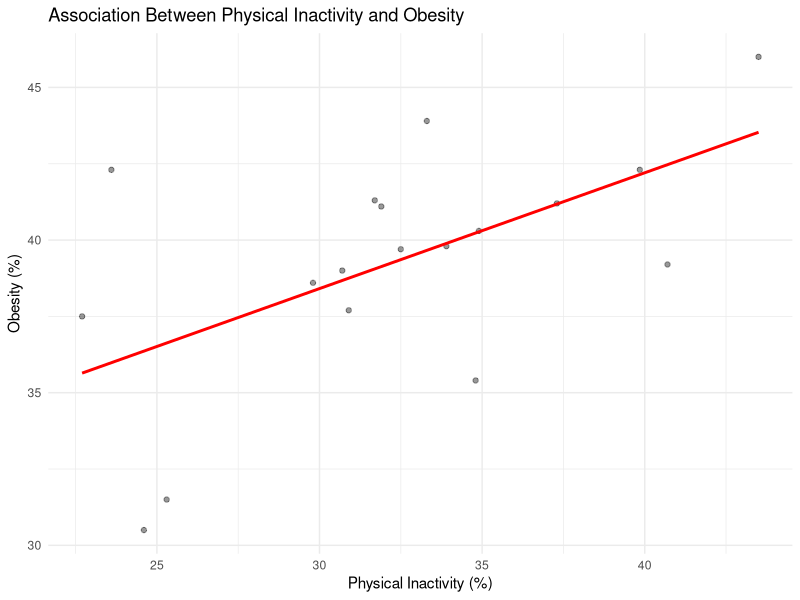
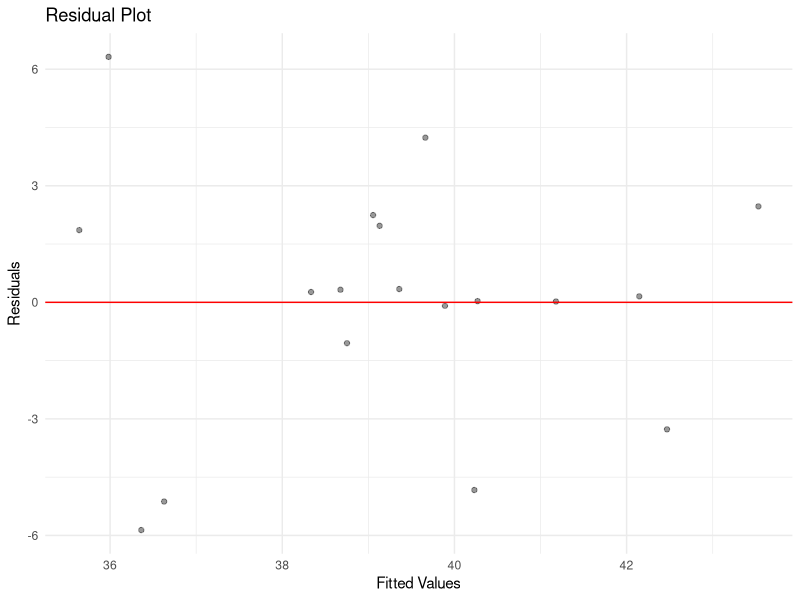
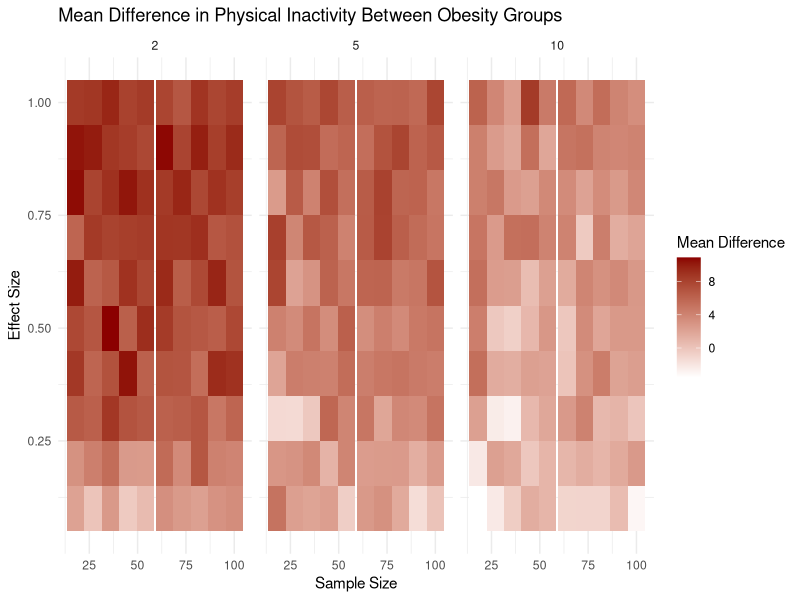
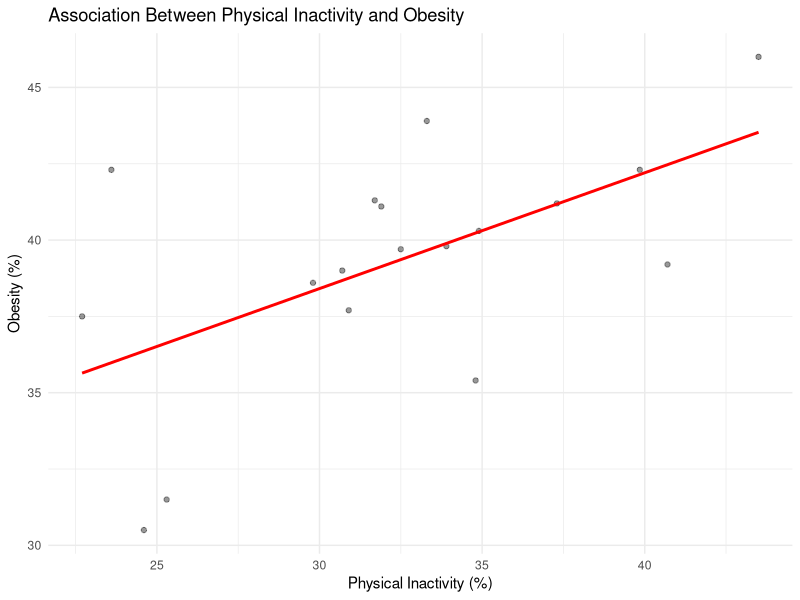
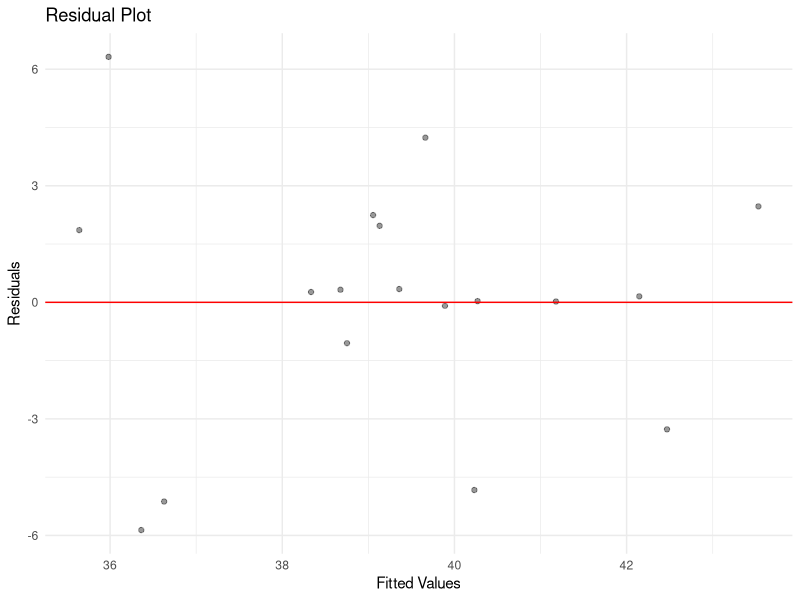
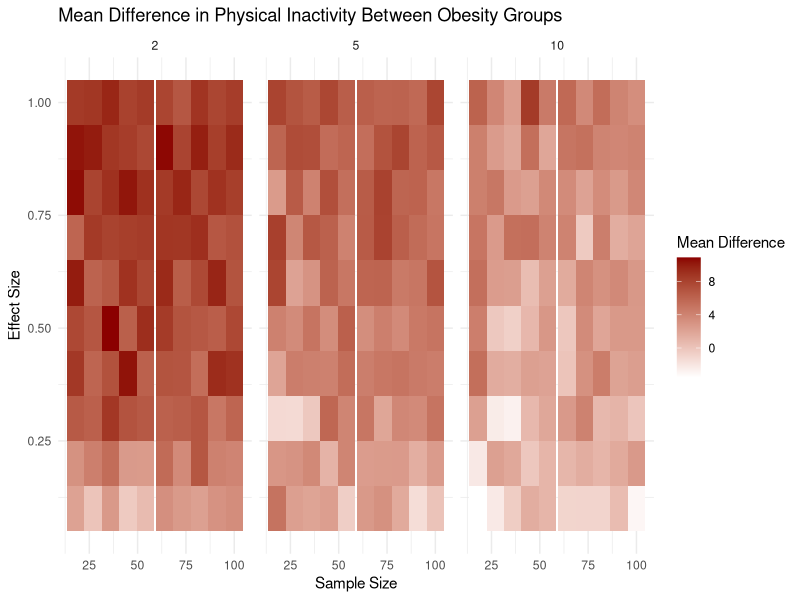

These charts were generated, in order, by the following R code:
# =====================
# CP04 - Simulation Analysis
# =====================

# Packages
library(ggplot2)
library(dplyr)
library(tidyr)

# =====================
# Load data (USE RELATIVE PATH)
# =====================
data <- read.csv(
  "data/raw/PLACES_sample.csv",
  stringsAsFactors = FALSE
)

# =====================
# Data Preparation
# =====================
data_clean <- data %>%
  filter(
    Data_Value_Type == "Crude prevalence",
    Year == 2023
  )

selected <- data_clean %>%
  filter(Measure %in% c(
    "No leisure-time physical activity among adults",
    "Obesity among adults"
  )) %>%
  select(LocationName, Measure, Data_Value) %>%
  pivot_wider(
    names_from = Measure,
    values_from = Data_Value,
    values_fn = mean
  ) %>%
  rename(
    County = LocationName,
    Physical_Inactivity = `No leisure-time physical activity among adults`,
    Obesity = `Obesity among adults`
  ) %>%
  drop_na()

# =====================
# Scatterplot
# =====================
ggplot(selected, aes(x = Physical_Inactivity, y = Obesity)) +
  geom_point(alpha = 0.4) +
  geom_smooth(method = "lm", se = FALSE, color = "red") +
  labs(
    title = "Association Between Physical Inactivity and Obesity",
    x = "Physical Inactivity (%)",
    y = "Obesity (%)"
  ) +
  theme_minimal()

ggsave(
  "output/figures/cp04_scatterplot.png",
  width = 6,
  height = 4
)

# =====================
# Residual Plot
# =====================
model <- lm(Obesity ~ Physical_Inactivity, data = selected)

ggplot(
  data.frame(
    Fitted = fitted(model),
    Residuals = resid(model)
  ),
  aes(x = Fitted, y = Residuals)
) +
  geom_point(alpha = 0.4) +
  geom_hline(yintercept = 0, color = "red") +
  labs(
    title = "Residual Plot",
    x = "Fitted Values",
    y = "Residuals"
  ) +
  theme_minimal()

ggsave(
  "output/figures/cp04_residuals.png",
  width = 6,
  height = 4
)

# =====================
# Simulation Example
# =====================
set.seed(123)

effect_example <- 0.5
noise_example <- 5
n_example <- 500

X <- rnorm(
  n_example,
  mean = mean(selected$Physical_Inactivity),
  sd = sd(selected$Physical_Inactivity)
)

epsilon <- rnorm(n_example, mean = 0, sd = noise_example)

Y <- effect_example * X + 10 + epsilon

sim_data <- data.frame(
  Physical_Inactivity = X,
  Obesity = Y
)

# =====================
# Summary Statistics (Example)
# =====================
summary_stats <- sim_data %>%
  mutate(
    Obesity_Group = ifelse(
      Obesity > median(Obesity),
      "High_Obesity",
      "Low_Obesity"
    )
  ) %>%
  group_by(Obesity_Group) %>%
  summarise(
    Q1_Inactivity = quantile(Physical_Inactivity, 0.25),
    Median_Inactivity = median(Physical_Inactivity),
    Q3_Inactivity = quantile(Physical_Inactivity, 0.75),
    Mean_Inactivity = mean(Physical_Inactivity),
    .groups = "drop"
  )

# =====================
# Simulation Function
# =====================
simulate_data <- function(effect_size, noise_sd, sample_size) {
  
  X <- rnorm(
    sample_size,
    mean = mean(selected$Physical_Inactivity),
    sd = sd(selected$Physical_Inactivity)
  )
  
  epsilon <- rnorm(sample_size, mean = 0, sd = noise_sd)
  
  Y <- effect_size * X + 10 + epsilon
  
  sim_data <- data.frame(
    Physical_Inactivity = X,
    Obesity = Y
  )
  
  summary_stats <- sim_data %>%
    mutate(
      Obesity_Group = ifelse(
        Obesity > median(Obesity),
        "High_Obesity",
        "Low_Obesity"
      )
    ) %>%
    group_by(Obesity_Group) %>%
    summarise(
      Q1_Inactivity = quantile(Physical_Inactivity, 0.25),
      Median_Inactivity = median(Physical_Inactivity),
      Q3_Inactivity = quantile(Physical_Inactivity, 0.75),
      Mean_Inactivity = mean(Physical_Inactivity),
      .groups = "drop"
    )
  
  return(list(data = sim_data, summary = summary_stats))
}

# =====================
# Simulation Automation
# =====================
actual_n <- nrow(selected)

effect_sizes <- seq(0.1, 1, length.out = 10)
sample_sizes <- unique(round(seq(100, actual_n, length.out = 10)))
noise_levels <- c(2, 5, 10)

param_grid <- expand.grid(
  effect_size = effect_sizes,
  sample_size = sample_sizes,
  noise_level = noise_levels
)

results <- vector("list", nrow(param_grid))

for (i in 1:nrow(param_grid)) {
  
  sim <- simulate_data(
    effect_size = param_grid$effect_size[i],
    noise_sd = param_grid$noise_level[i],
    sample_size = param_grid$sample_size[i]
  )
  
  results[[i]] <- list(
    parameters = param_grid[i, ],
    simulated_data = sim$data,
    summary_stats = sim$summary
  )
}

# =====================
# Combine Results
# =====================
combined_summary <- do.call(
  rbind,
  lapply(results, function(res) {
    
    high <- res$summary %>%
      filter(Obesity_Group == "High_Obesity") %>%
      pull(Mean_Inactivity)
    
    low <- res$summary %>%
      filter(Obesity_Group == "Low_Obesity") %>%
      pull(Mean_Inactivity)
    
    data.frame(
      effect_size = res$parameters$effect_size,
      sample_size = res$parameters$sample_size,
      noise_level = res$parameters$noise_level,
      Mean_Difference = high - low
    )
  })
)

# =====================
# Heatmap
# =====================
ggplot(
  combined_summary,
  aes(
    x = sample_size,
    y = effect_size,
    fill = Mean_Difference
  )
) +
  geom_tile() +
  facet_wrap(~noise_level) +
  labs(
    title = "Mean Difference in Physical Inactivity Between Obesity Groups",
    x = "Sample Size",
    y = "Effect Size",
    fill = "Mean Difference"
  ) +
  scale_fill_gradient(low = "white", high = "darkred") +
  theme_minimal()

ggsave(
  "output/figures/cp04_heatmap.png",
  width = 7,
  height = 5
)
